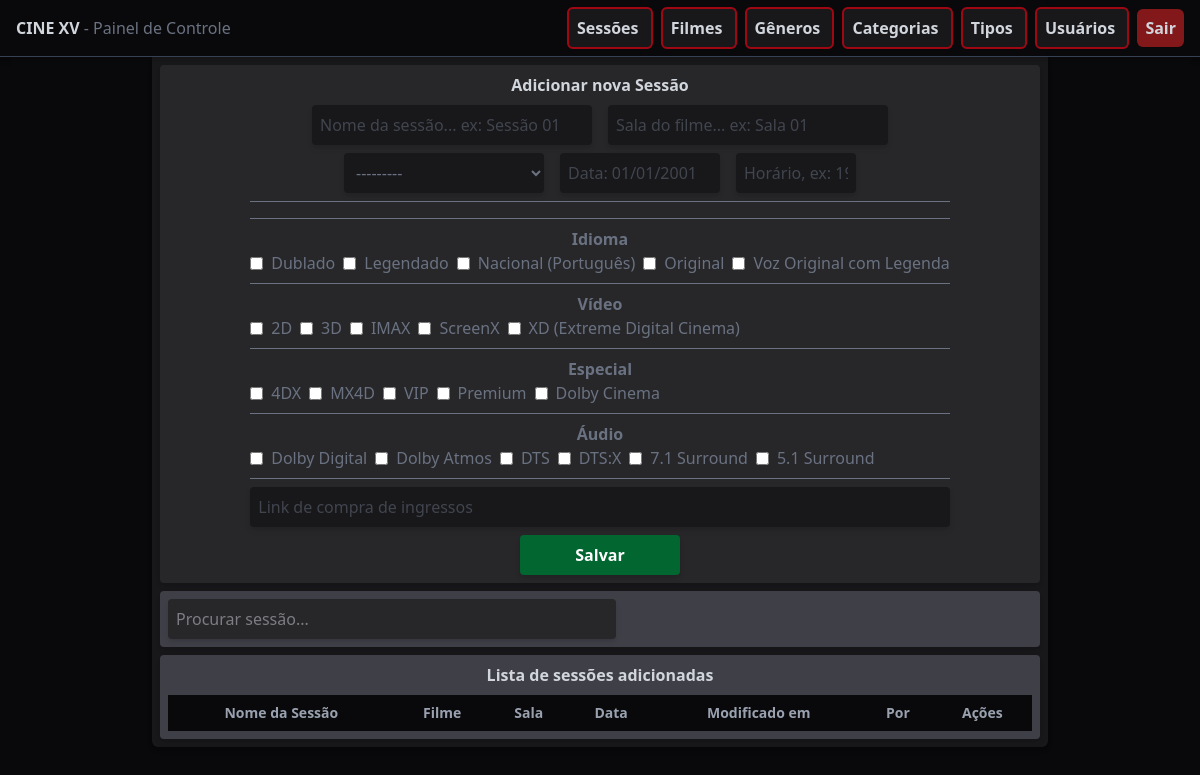
The app's page /sessions/ (signed in), older data.
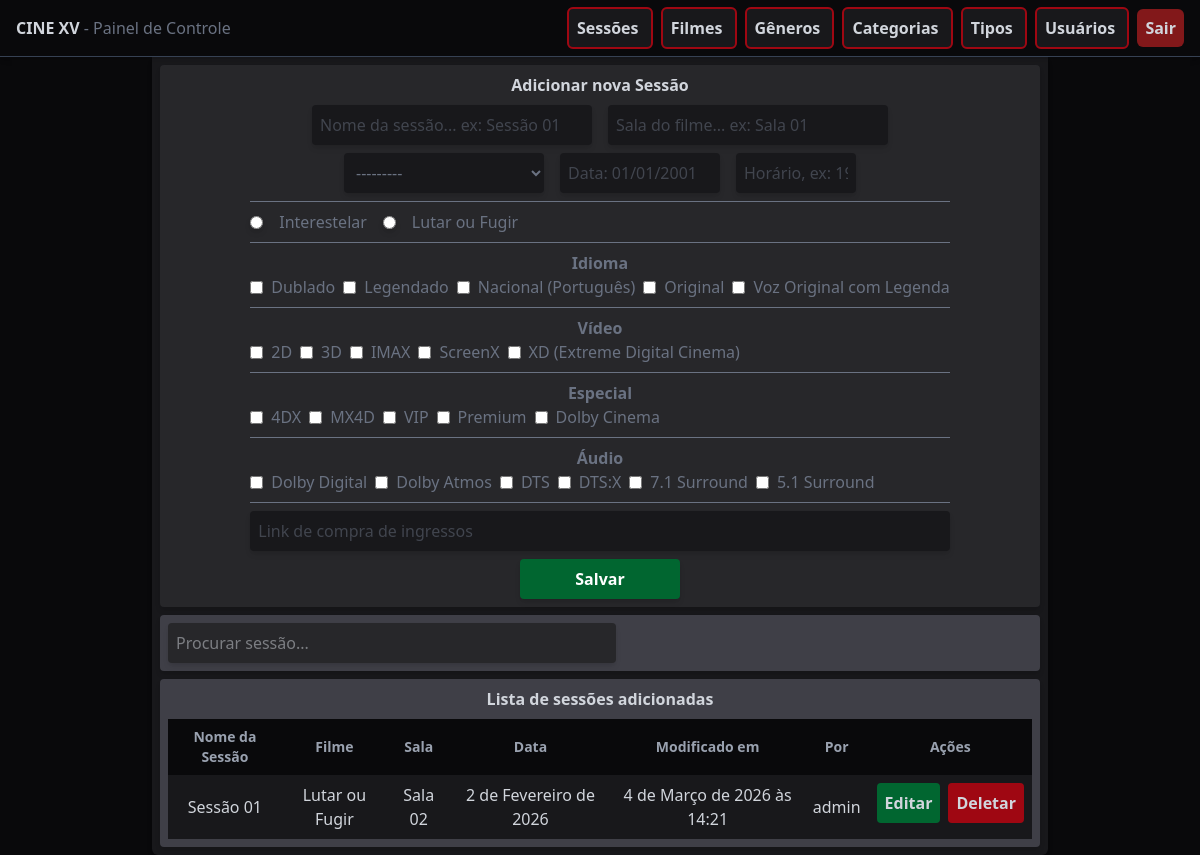
The same page, newer data.
### api/models.py (models this page shows, shortened)
class CategoryType(models.Model):
    name = models.CharField(max_length=100)
    modified_by = models.ForeignKey(User, on_delete=models.SET_NULL, null=True, related_name='mod_types')
    modified_at = models.DateTimeField(auto_now_add=True)
    def __str__(self):
        return self.name

class Category(models.Model):
    name = models.CharField(max_length=100, unique=True)
    category_type = models.ForeignKey(CategoryType, on_delete=models.SET_NULL, null=True, related_name='categories')
    modified_by = models.ForeignKey(User, on_delete=models.SET_NULL, null=True, related_name='mod_categories')
    modified_at = models.DateTimeField(auto_now_add=True)

class FilmCard(models.Model):
    DISPLAY_CHOICES = [
        ('on_display', "Em Cartaz"),
        ('shortly', "Em Breve")
    ]
    AGE_CHOICES = [
        ('livre', "Livre"),
        ('10', "10 Anos"),
        ('12', "12 Anos"),
        ('14', "14 Anos"),
        ('16', "16 Anos"),
        ('18', "18 Anos")
    ]
    name = models.CharField(max_length=200, unique=True)
    film_genre = models.ManyToManyField(FilmGenre, related_name='films')
    description = models.TextField()
    duration = models.PositiveIntegerField()
    director = models.CharField(max_length=200)
    movie_cast = models.TextField()
    age_rating = models.CharField(choices=AGE_CHOICES, default='livre')
    display = models.CharField(choices=DISPLAY_CHOICES, default='on_display')
    thumb_image = models.FileField(upload_to='thumbs/')
    modified_by = models.ForeignKey(User, on_delete=models.SET_NULL, null=True, related_name='mod_films')
    modified_at = models.DateTimeField(auto_now_add=True)
    def __str__(self):
        return self.name

class Session(models.Model):
    WEEK_CHOICES = [
        ('monday', "Segunda"),
        ('tuesday', "Terça"),
        ('wednesday', "Quarta"),
        ('thursday', "Quinta"),
        ('friday', "Sexta"),
        ('saturday', "Sábado"),
        ('sunday', "Domingo")
    ]
    name = models.CharField(max_length=100, unique=True)
    film = models.ForeignKey(FilmCard, on_delete=models.CASCADE, related_name='session')
    time = models.TimeField()
    categories = models.ManyToManyField(Category, related_name='session_catg')
    week_day = models.CharField(max_length=50, choices=WEEK_CHOICES)
    date = models.DateField()
    room = models.CharField(max_length=100)
    ticket_url = models.URLField()
    modified_by = models.ForeignKey(User, on_delete=models.SET_NULL, null=True, related_name='modified_sessions')
    modified_at = models.DateTimeField(auto_now_add=True)

### control/models.py (models this page shows, shortened)
class CustomUser(AbstractBaseUser, PermissionsMixin):
    username = models.CharField(max_length=200, unique=True)
    is_active = models.BooleanField(default=False)
    is_admin = models.BooleanField(default=False)
    objects = CustomUserManager()
    USERNAME_FIELD = 'username'
    REQUIRED_FIELDS = []
    def __str__(self):
        return self.username

### control/views.py (the view, shortened to what this page needs)
# urls.py: path('sessions/', views.sessions),
@login_required(login_url='user-login')
def sessions(request):
    form = AddSessionForm()
    sessions = Session.objects.all()
    categories = Category.objects.all()
    grouped_catgs = defaultdict(list)
    for catg in categories:
        grouped_catgs[catg.category_type].append(catg)
    grouped_catgs = dict(grouped_catgs)
    context = {
        'form': form,
        'sessions': sessions,
        'grouped_catgs': grouped_catgs
    }
    return render(request, 'session/sessions.html', context)

### control/templates/session/sessions.html (shortened to what the changed rows need)
{% extends 'base.html' %}
{% block content %}
<div class="w-4xl bg-zinc-900 mx-auto p-2 rounded-b-md space-y-2 shadow-md">
    <div class="bg-zinc-800 flex flex-col gap-2 text-center items-center rounded-sm p-2 shadow-md">
        <h1 class="font-semibold">Adicionar nova Sessão</h1>
        <form method="POST" class="flex flex-col gap-2 text-gray-500">
            <div class="flex flex-row justify-center gap-4">
                {{ form.name }}
                {{ form.room }}
            </div>
            <div class="flex flex-row justify-center gap-4">
                {{ form.week_day }}
                {{ form.date }}
                {{ form.time }}
            </div>
            <hr>
            <div class="flex gap-4">
                {% for radio in form.film %}
                    <label class="flex items-center gap-4 cursor-pointer">
                        {{ radio.tag }}
                        <span>{{ radio.choice_label }}</span>
                    </label>
                {% endfor %}
            </div>
            <hr>
            {% for type, cats in grouped_catgs.items %}
                <div class="w-full">
                    <h3 class="font-semibold">{{ type }}</h3>
                    <div class="flex gap-2 flex-wrap">
                        {% for cat in cats %}
                            <label class="flex items-center gap-2 cursor-pointer">
                                <input type="checkbox" name="categories" value="{{ cat.id }}">
                                <span>{{ cat.name }}</span>
                            </label>
                        {% endfor %}
                    </div>
                </div>
                <hr>
            {% endfor %}
            {{ form.ticket_url }}
            <button name="form_type" value="add_form" type="submit" class="w-40 mx-auto bg-green-800 hover:bg-green-600 p-2 rounded-sm text-white font-semibold cursor-pointer transition shadow-md">
                Salvar
            </button>
        </form>
    </div>
    <div class="bg-zinc-700 flex flex-col gap-2 text-center items-center rounded-sm p-2 shadow-md">
        <h1 class="font-semibold">Lista de sessões adicionadas</h1>
        <table class="w-full text-center">
            <thead>
                <tr class="bg-zinc-950 font-semibold text-sm text-gray-400">
                    <th class="p-2">Nome da Sessão</th>
                    <th class="p-2">Filme</th>
                    <th class="p-2">Sala</th>
                    <th class="p-2">Data</th>
                    <th class="p-2">Modificado em</th>
                    <th class="p-2">Por</th>
                    <th class="p-2">Ações</th>
                </tr>
            </thead>
            <tbody>
                {% for session in sessions %}
                <tr class="bg-zinc-900 hover:bg-zinc-800 transition cursor-pointer">
                    <td class="p-2">{{ session.name }}</td>
                    <td class="p-2">{{ session.film }}</td>
                    <td class="p-2">{{ session.room }}</td>
                    <td class="p-2">{{ session.date }}</td>
                    <td class="p-2">{{ session.modified_at }}</td>
                    <td class="p-2">{{ session.modified_by }}</td>
                    <td class="p-2 flex flex-row justify-center items-center gap-2">
                        <a href="{% url 'session-edit' session.id %}" class="bg-green-800 hover:bg-green-600 p-2 rounded-sm cursor-pointer transition font-semibold">
                            Editar
                        </a>
                        <form method="POST">
                            <button name="form_type" value="delete_form" class="bg-red-800 hover:bg-red-600 p-2 rounded-sm cursor-pointer transition font-semibold">
                                Deletar
                            </button>
                        </form>
                    </td>
                </tr>
                {% endfor %}
            </tbody>
        </table>
    </div>
</div>
{% endblock %}

Row changes from the older to the newer data that the page shows:
added FilmCard: choice_label "Interestelar"
added FilmCard: choice_label "Lutar ou Fugir"
added Session: name "Sessão 01", film "Lutar ou Fugir", room "Sala 02", date "2 de Fevereiro de 2026", modified_at "4 de Março de 2026 às 14:21", modified_by "admin"
Text that changed along with them:
new list line: "☐ Interestelar"
new list line: "☐ Lutar ou Fugir"
